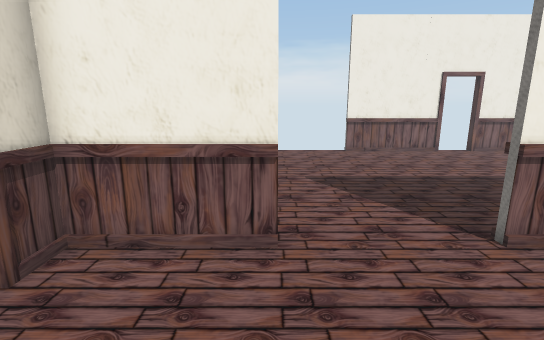
view 1 (above)

12 first-person views from a walk through a Unity game level. The camera is 1.2 m above the floor, tilts 12° down and sees 85° across. The floor is counted in squares, 0.5 m on a side. Each view is taken from the middle of a square. On the plan, view 1 faces up. The plan holds only what a view shows up to about 19 squares ahead; the rest is blank. The player is left out. Door leaves are left out, so doorways stand open.

view 2
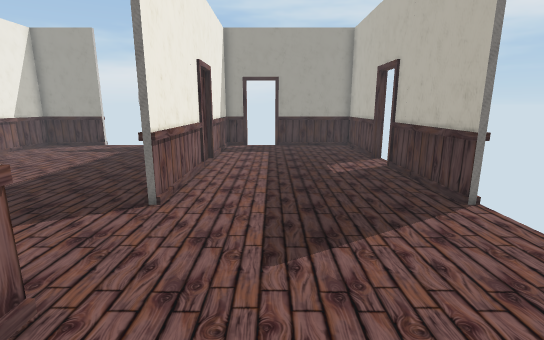

view 3
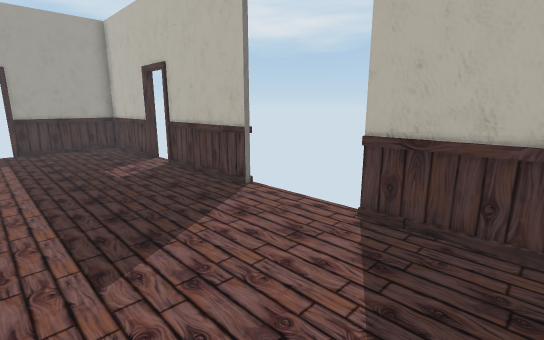

view 4
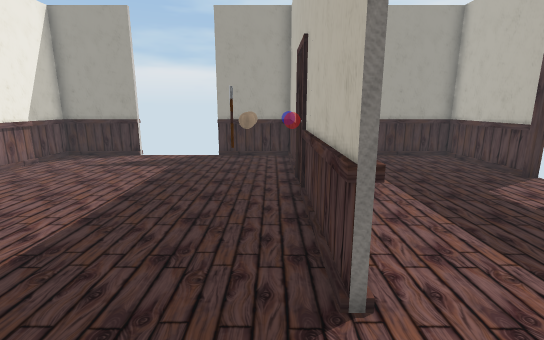

view 5
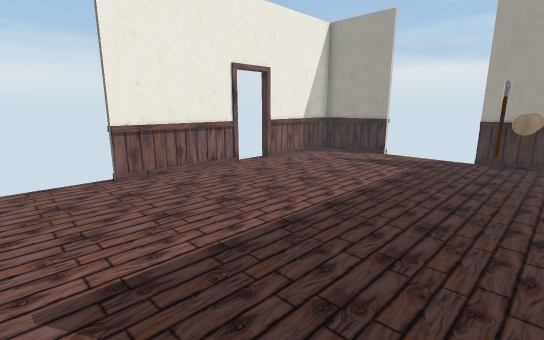

view 6
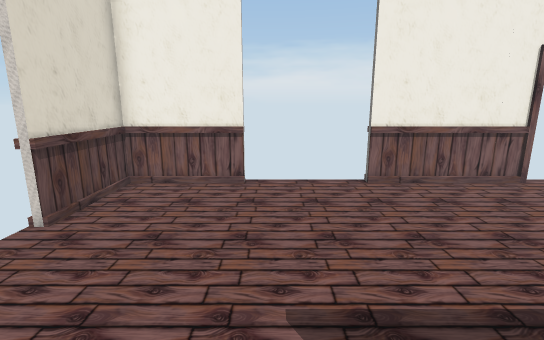

view 7
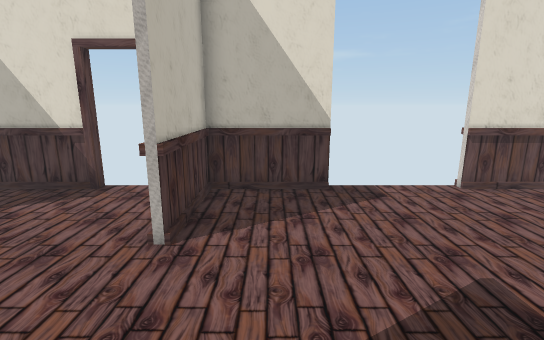

view 8
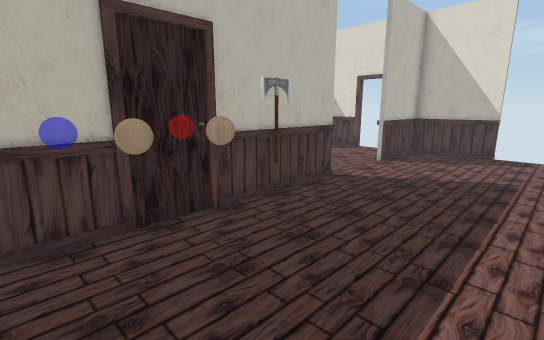

view 9
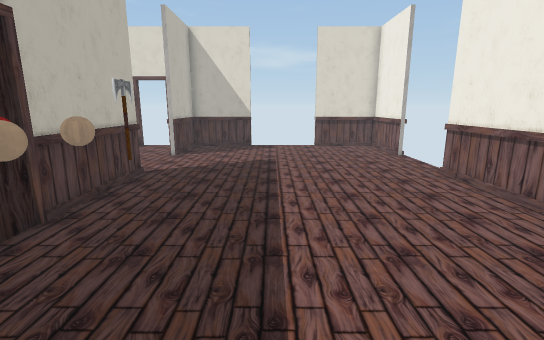

view 10
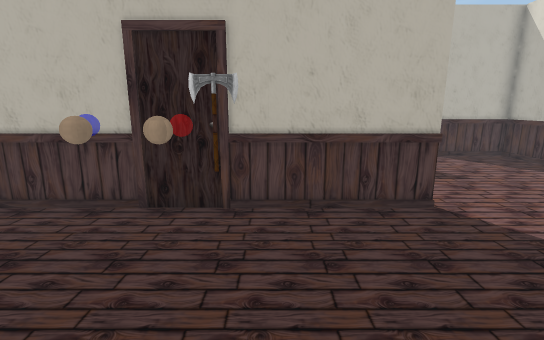

view 11
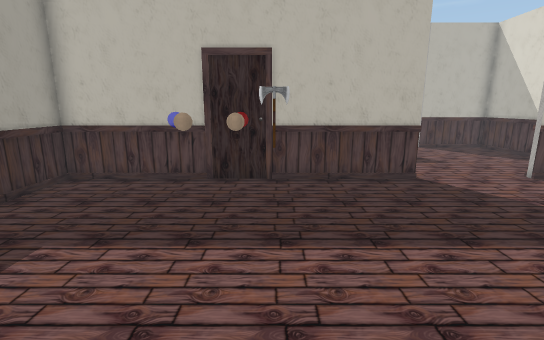

view 12
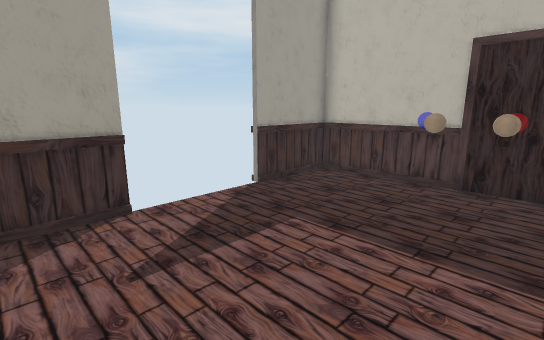

### Floor plan
Points are (right, up) in squares from view 1. A wall is a line through its corners. A room is listed if a view was taken in it or the views show most of it. See-through windows are left out.
Room 1 (views 1, 2, 3)
walls: (4.1, -3.2) (4.1, -2.9) (9.2, -2.9); (9.2, 4.9) (4.1, 4.9); (11, -2.9) (16, -2.9) (16, 1.8); (11.6, 4.9) (10.4, 4.9); (0.1, 4.9) (-3.8, 4.9); (-3.7, 1.8) (-3.7, -2.9) (0.1, -2.9); (16, 3.5) (16, 4.9) (12.6, 4.9); (-3.7, 4.9) (-3.7, 3.5)
ways out: opening at (2.5, 5) to room 2; open door at (-4, 2.5); open door at (16, 2.5); gap at (0, -3); gap at (4, -3); gap at (10, -3)
Room 2 (views 4, 5, 6, 7, 8, 9, 10, 11, 12)
walls: (4.1, 4.9) (4.1, 5.1) (16, 5.1) (16, 8.7); (9.2, 16.4) (4.1, 16.4); (11, 4.8) (11, 5.2); (12.6, 4.9) (11.6, 4.9); (0.1, 16.4) (-3.7, 16.4) (-3.7, 12.7); (-3.7, 8.8) (-3.7, 4.9); (16, 12.7) (16, 16.4) (11, 16.4); (-3.7, 5.1) (0.1, 5.1) (0.1, 4.9)
ways out: opening at (2.5, 5) to room 1; open door at (10.3, 16.7); gap at (16, 13)
objects: other object (9, 7); ball (10, 7); ball (11, 7) to (12, 7)

Where each view was taken, in squares from view 1:
view 1: 0 up, 0 right, facing up
view 2: 2 up, 3 left, facing right
view 3: 3 up, 3 left, facing down-right
view 4: 6 up, 1 right, facing right
view 5: 6 up, 1 right, facing up-right
view 6: 7 up, 1 right, facing up
view 7: 7 up, 5 right, facing left
view 8: 11 up, 13 right, facing down-left
view 9: 10 up, 15 right, facing left
view 10: 12 up, 8 right, facing down
view 11: 15 up, 9 right, facing down
view 12: 15 up, 9 right, facing down-right
